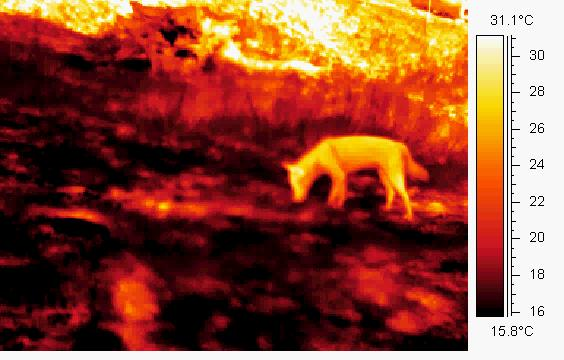
#> input picture DINGO3_Frame0.jpg, 564 x 360 px
$ jupyter execute Wk4.ipynb
#> lines starting #> are read from the running program, lines starting #| are printed output that depends on the picture; after the words box and inside, x2 and y2 are one past the last pixel; in counts of white or black regions, pixels touching at a corner belong together
[cell 1]
import cv2
import numpy as np
import os
import matplotlib.pyplot as plt

input_img = cv2.imread("DINGO3_Frame0.jpg")
#> input_img is the input picture: shape (360, 564, 3); mean B, G, R 54, 75.4, 142.6
background_img = cv2.imread("DINGO3_Background.jpg")
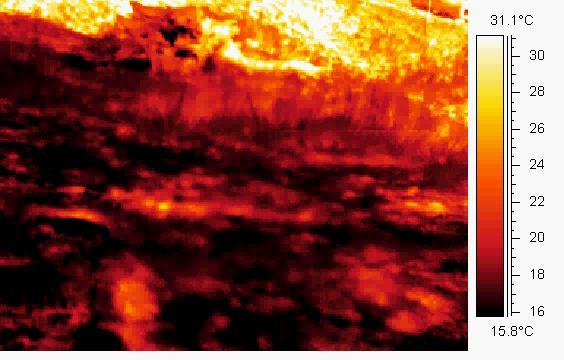
#> input picture DINGO3_Background.jpg, 564 x 360 px
#> background_img is the input picture: shape (360, 564, 3); mean B, G, R 54.6, 71.8, 139.1

gray_input = cv2.cvtColor(input_img, cv2.COLOR_BGR2GRAY)
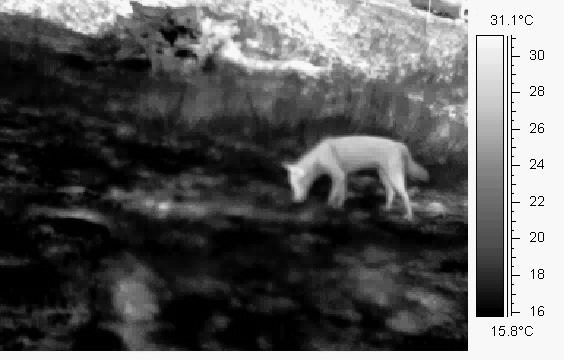
#> gray_input: shape (360, 564); min 0, max 255, mean 93.1
gray_background = cv2.cvtColor(background_img, cv2.COLOR_BGR2GRAY)
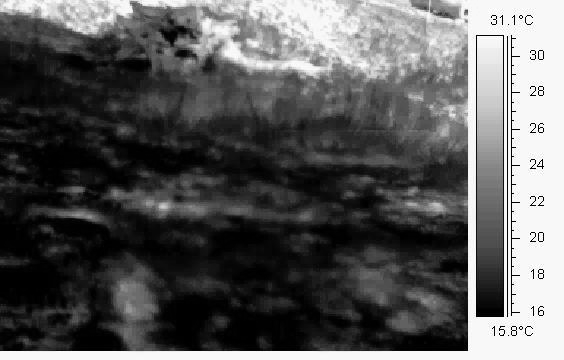
#> gray_background: shape (360, 564); min 0, max 255, mean 90

[cell 2]
diff_img = cv2.absdiff(gray_input, gray_background)
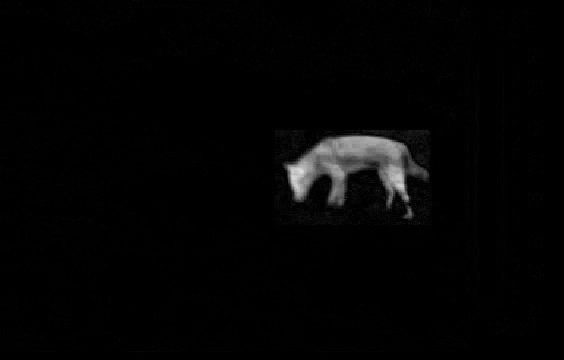
#> diff_img: shape (360, 564); min 0, max 226, mean 4

threshold_value = 40
_, binary_mask = cv2.threshold(
diff_img,
threshold_value,
255,
cv2.THRESH_BINARY
)
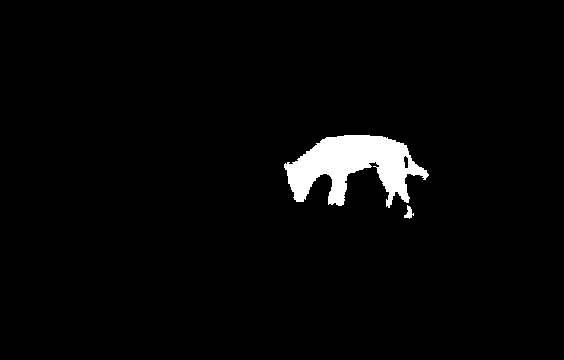
#> binary_mask: shape (360, 564); 2.8% white; 2 white regions, box (x1, y1, x2, y2) and area: (284, 135, 429, 208) 5596, (404, 205, 414, 219) 70

#Image pixels are compared to threshold, all those that exceed are set to 255

[cell 3]
kernel = cv2.getStructuringElement(
cv2.MORPH_ELLIPSE,
(5, 5)
)

dilated = cv2.dilate(binary_mask, kernel)
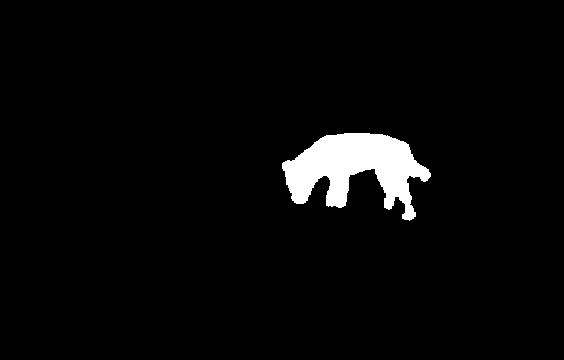
#> dilated: shape (360, 564); 3.4% white; 1 white region, box (x1, y1, x2, y2) and area: (282, 133, 431, 221) 6918
eroded = cv2.erode(dilated, kernel)
#> eroded: shape (360, 564); 2.9% white; 1 white region, box (x1, y1, x2, y2) and area: (284, 135, 429, 219) 5791

[cell 4]
clean_mask = cv2.morphologyEx(
binary_mask,
cv2.MORPH_CLOSE,
kernel
)

#take our binary mask, and combine dilution & erosion to remove noise; a closing is a dilation followed by an erosion

[cell 5]
mask_3ch = cv2.cvtColor(clean_mask, cv2.COLOR_GRAY2BGR) / 255.0
cut_out_img = (input_img * mask_3ch).astype(np.uint8)
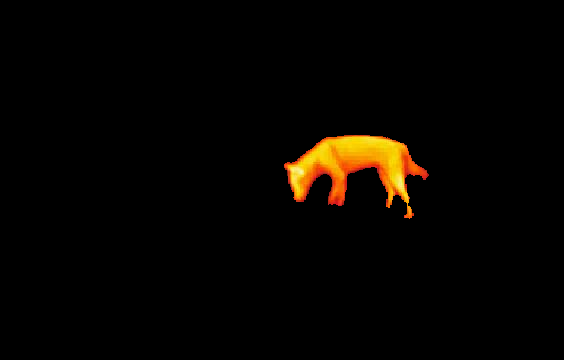
#> cut_out_img: shape (360, 564, 3); mean B, G, R 0.4, 4.1, 6.9

[cell 6]
def compute_background_subtracted_img(input_img, background_img):
    # Convert to gray
    gray_input = cv2.cvtColor(input_img, cv2.COLOR_BGR2GRAY)
    gray_background = cv2.cvtColor(background_img, cv2.COLOR_BGR2GRAY)
    # Compute difference
    diff_img = cv2.absdiff(gray_input, gray_background)
    # Normalisation
    diff_img = cv2.normalize(diff_img, None, 0, 255,
    cv2.NORM_MINMAX).astype(np.uint8)
    # Thresholding
    _, binary_mask = cv2.threshold(diff_img, 40, 255,
    cv2.THRESH_BINARY)
    # Create structuring element
    kernel = cv2.getStructuringElement(cv2.MORPH_ELLIPSE, (5,5))
    # Perform dilation and erosion
    clean_mask = cv2.morphologyEx(
    binary_mask,
    cv2.MORPH_CLOSE,
    kernel
    )
    # Apply the binary mask
    mask_3ch = cv2.cvtColor(clean_mask,
    cv2.COLOR_GRAY2BGR) / 255.0
    cut_out_img = (input_img * mask_3ch).astype(np.uint8)
    return clean_mask, cut_out_img

[cell 7]
background_img = cv2.imread("DINGO3_Background.jpg")
dingo_img1 = cv2.imread("DINGO3_Frame0.jpg")
dingo_img2 = cv2.imread("DINGO3_Frame477.jpg")
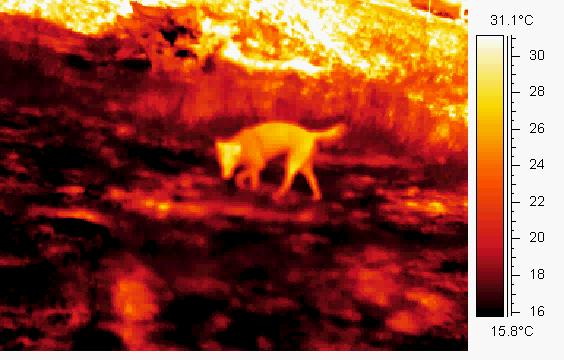
#> input picture DINGO3_Frame477.jpg, 564 x 360 px
#> dingo_img2 is the input picture: shape (360, 564, 3); mean B, G, R 55.6, 76.6, 146.8
dingo_images = [dingo_img1, dingo_img2]
for i, img in enumerate(dingo_images):
    mask, result = compute_background_subtracted_img(
        img,
        background_img
        )
    plt.figure(figsize=(12, 6))
    plt.subplot(1, 3, 1)
    plt.imshow(img)
    plt.title(f"Image{i+1}")
    plt.axis('off')
    plt.subplot(1, 3, 2)
    plt.imshow(mask)
    plt.title(f"Mask{i+1}")
    plt.axis('off')
    plt.subplot(1, 3, 3)
    plt.imshow(result)
    plt.title(f"Result{i+1}")
    plt.axis('off')
#> this loop made 2 passes
#> pass 1, in compute_background_subtracted_img, `_, binary_mask = cv2.threshold(diff_img, 40, 255, cv2.THRESH_BINARY)`:
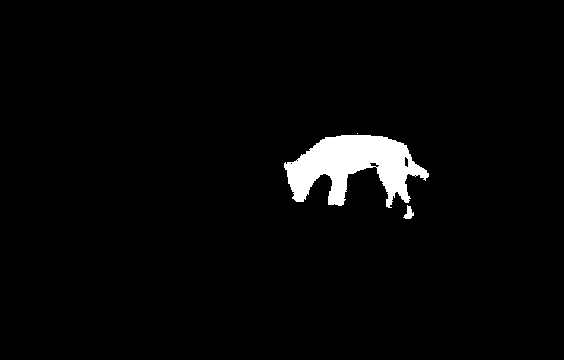
#> binary_mask: shape (360, 564); 2.9% white; 3 white regions (1 under 20 px), largest, box (x1, y1, x2, y2) and area: (284, 135, 429, 208) 5736, (403, 205, 414, 219) 83
#> figure, not shown here; B, G, R data is drawn as R, G, B
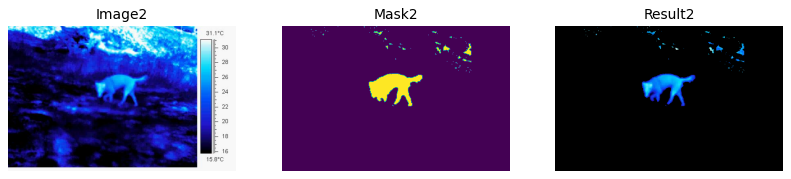
#> figure drawn by matplotlib, 3 panels; B, G, R data is drawn as R, G, B
